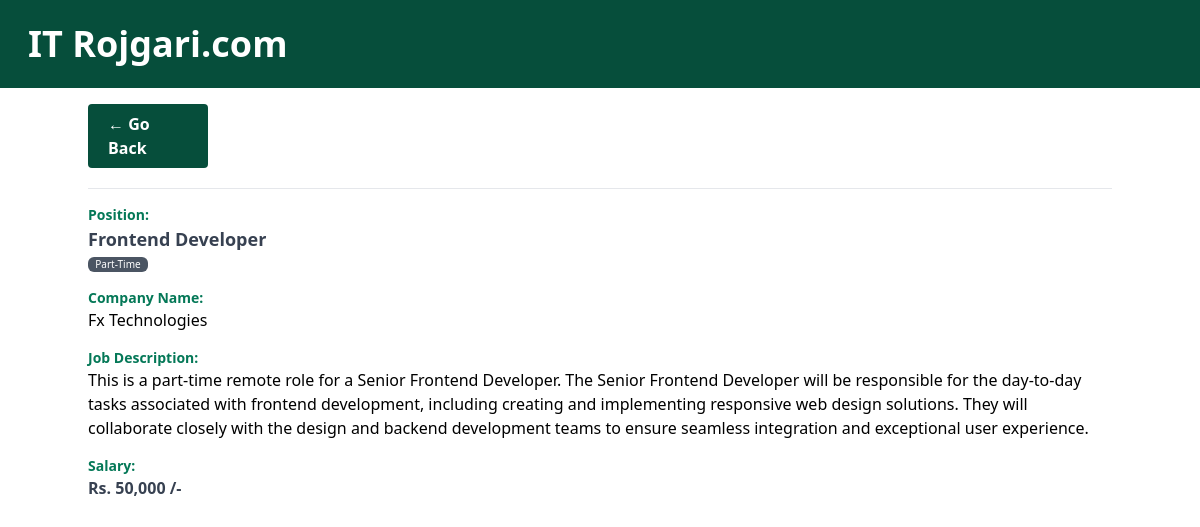
Screenshot of /job/2/ with the database file from the repository.
### IT_Rojgari/models.py (models this page shows, shortened)
class JobPosting(models.Model):
    title = models.CharField(max_length=100)
    type = models.CharField(max_length=20)
    description = models.TextField()
    company = models.TextField(max_length=100)
    salery = models.IntegerField()
    is_active = models.BooleanField(default=False)

### IT_Rojgari/views.py (the view)
# urls.py: path('job/<int:id>/', job_details, name='job-details'),
def job_details(request, id):
    job_detail = get_object_or_404(JobPosting, id=id, is_active=True)
    context = {
        "job": job_detail
    }
    return render(request, 'IT_Rojgari/details.html', context)

### IT_Rojgari/templates/IT_Rojgari/details.html (shortened to what this page needs)
{% extends "It_Rojgari/_base.html" %} {% load humanize %} {% block content %}
<p
  class="mt-4 bg-emerald-900 text-white font-semibold py-2 w-[120px] px-5 mb-5 rounded"
>
  <a href="{% url 'home' %}">&larr; Go Back</a>
</p>
<hr />
<div class="mt-4">
  <p class="text-emerald-700 text-sm font-semibold">Position:</p>
  <h3 class="text-gray-700 font-bold text-lg">{{job.title}}</h3>
  <p
    class="text-[10px] bg-gray-600 w-[60px] text-center mt-1 text-white rounded-md semi-bold"
  >
    {{job.type}}
  </p>
  <p class="text-emerald-700 text-sm font-semibold mt-4">Company Name:</p>
  <p>{{job.company}}</p>
  <p class="text-emerald-700 text-sm font-semibold mt-4">Job Description:</p>
  <p>{{job.description}}</p>
  <p class="text-emerald-700 text-sm font-semibold mt-4">Salary:</p>
  <p class="font-bold text-md text-gray-700">Rs. {{job.salery|intcomma}} /-</p>
</div>
{% endblock content %}

### rows the page displays
JobPosting: title "Frontend Developer", type "Part-Time", company "Fx Technologies", description "This is a part-time remote role for a Senior Frontend Developer. The Senior Frontend Developer will be responsible for the day-to-day tasks associated with frontend development, including creating and implementing responsive web design solutions. They will collaborate closely with the design and backend development teams to ensure seamless integration and exceptional user experience.", salery "50,000"
